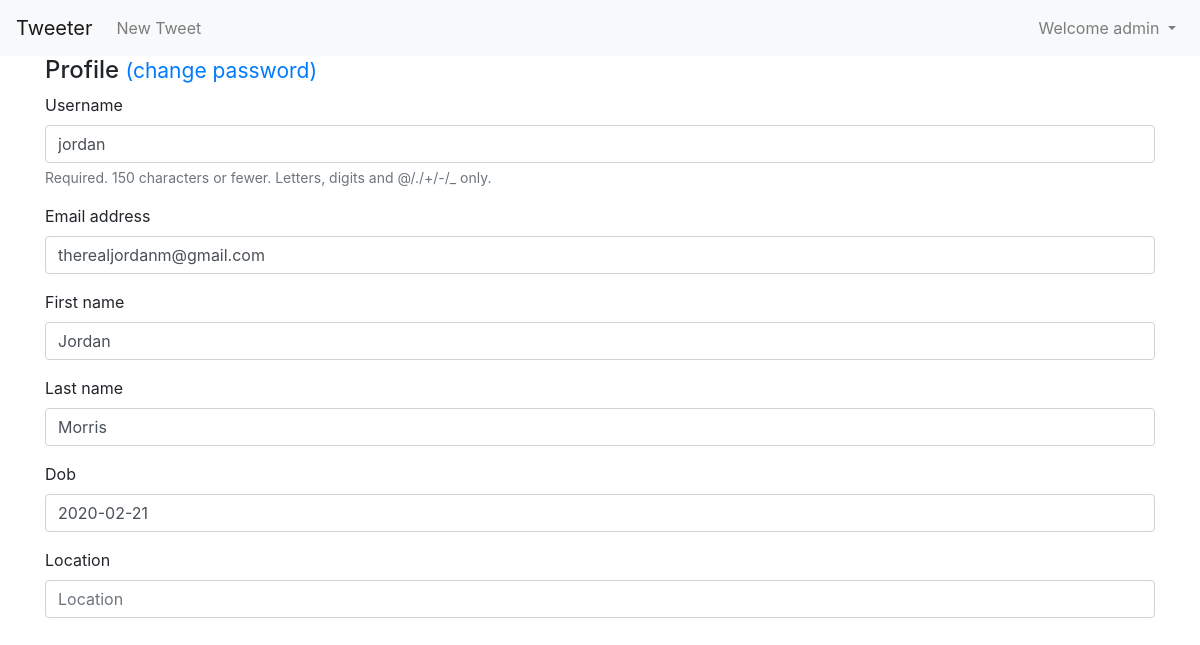
The page /users/2/update/ (signed in) on the database its author committed.
### users/models.py (models this page shows, shortened)
class CustomUser(AbstractUser):
    gender = models.CharField(max_length=255, blank=True, null=True)
    dob = models.DateField(null=True, blank=True)
    location = models.CharField(max_length=255, blank=True, null=True)

### users/views.py (the view)
# urls.py: path('<int:pk>/update/', UserUpdateView.as_view(), name='update_user'),
class UserUpdateView(SuccessMessageMixin, generic.UpdateView): # new
    form_class = CustomUserChangeForm
    success_url = reverse_lazy('home')
    template_name = 'update.html'
    success_message = 'User profile updated.' # new
    def get_queryset(self):
        user = self.request.user
        if user.is_superuser:
            return CustomUser.objects.all()
        else:
            return CustomUser.objects.filter(id=user.id)

### users/forms.py
class CustomUserChangeForm(UserChangeForm):
    password = None
    class Meta:
        model = CustomUser
        fields = ['username','email', 'first_name', 'last_name', 'dob', 'location' ]
        widgets = { 'dob': DatePickerInput() }

### users/templates/update.html (shortened to what this page needs)
{% extends 'base.html' %}
{% load bootstrap4 %}
{% block content %}
  <h4>
    Profile
    <small><a href="{% url 'change_password' %}">(change password)</a></small>
  </h4>
  <form method="post">{% csrf_token %}
    {% bootstrap_form form %}
  </form>
{% endblock content %}

### templates/base.html (shortened to what this page needs)
{% load bootstrap4 %}
<html>
<head>
    {% bootstrap_css %}
</head>
<body>
  <nav class="navbar navbar-expand-lg navbar-light bg-light">
    <a class="navbar-brand" href="{% url 'home' %}">Tweeter</a>
    <div class="collapse navbar-collapse" id="navbarSupportedContent">
      <ul class="navbar-nav mr-auto">
        {% if user.is_authenticated %}
          <li class="nav-item">
            <a class="nav-link" href="{% url 'tweet_new' %}">New Tweet</a>
          </li>
        {% endif %}
      </ul>
      <ul class="navbar-nav ml-auto">
        {% if user.is_authenticated %}
          <li class="nav-item dropdown">
            <a class="nav-link dropdown-toggle" href="#" id="navbarDropdownMenuLink"
            data-toggle="dropdown" aria-haspopup="true"
            aria-expanded="false">
              Welcome {{ user.username }}
            </a>
          </li>
        {% endif %}
      </ul>
    </div>
  </nav>
  <div class="container">
      {% block content %}(no content){% endblock %}
  </div>
</body>
</html>

### rows shown on the page
CustomUser: username "admin"
CustomUser: username "jordan", email "therealjordanm@gmail.com", first_name "Jordan", last_name "Morris", dob "2020-02-21"
